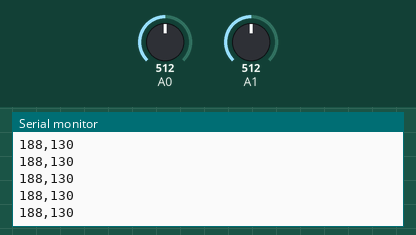
Bench run of a sketch on a simulated Arduino Uno, built with avr-gcc and run on an emulated ATmega328P. On the bench: the last lines printed to the serial monitor. Inputs (shaded band) come from the test bench; at power-on: A0 = 512, A1 = 512.

Above: at 1.2 s.
1.3 s: A0 set to 716
At 1.31 s:
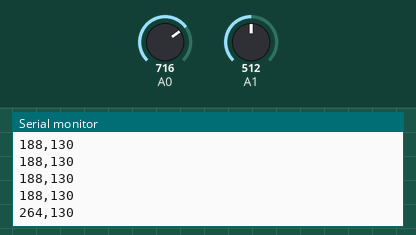
2.8 s: A1 set to 716
At 2.82 s:
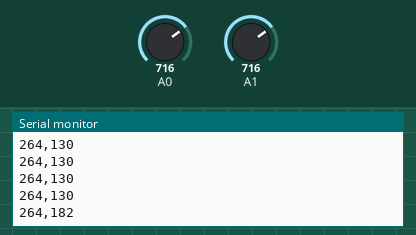
4.3 s: A0 set to 900
At 4.33 s:
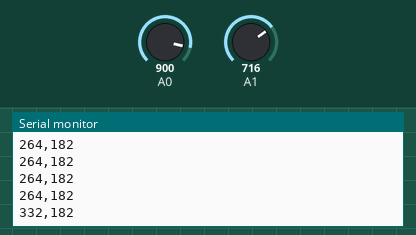
5.8 s: A1 set to 900
At 5.84 s:
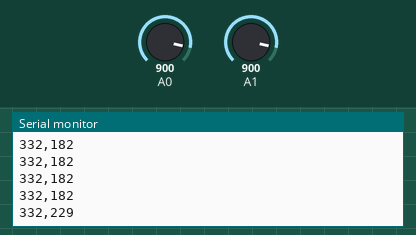
Timing chart, 0 to 8.3 s (numbered marks = the images above; inputs shaded):
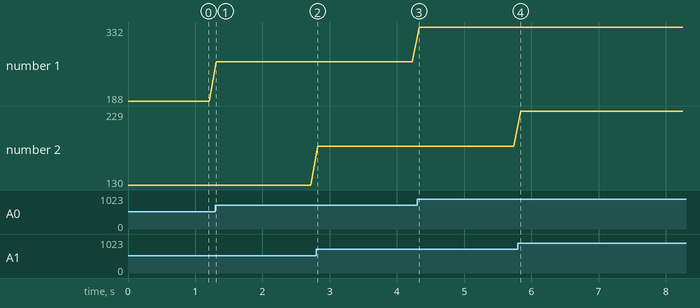

Measured:
- after the input at 1.3 s, the serial monitor: prints a new line at once (image 1)
- after the input at 2.8 s, the serial monitor: prints a new line at once (image 2)
- after the input at 4.3 s, the serial monitor: prints a new line at once (image 3)
- after the input at 5.8 s, the serial monitor: prints a new line at once (image 4)
- plotted number 1: 188 → 264 after the input at 1.3 s, 264 → 332 after the input at 4.3 s
- plotted number 2: 130 → 182 after the input at 2.8 s, 182 → 229 after the input at 5.8 s

The sketch:

Pi_A_Arduino_Code.ino
```cpp
// Chaitanya Pawar
// Date: 3/9/2022
// Description: Capture analogy digital values from a potentiometer and a light
// sensor. The captured data is catloged in various ranges, which will be used
// to compare both sensors values.

void setup() {
  Serial.begin(9600);  // initialize serial communication at 9600 bits per
                       // second
}

void loop() {
  // reads the inport analog pin A0 & A1
  int Poten_Value = analogRead(A0);  // read the input on analog pin 0
  int Light_Value = analogRead(A1);
  // reads the input on analog pin A0 (value between 0 and 1023)

  // Map the values to the range of 0 to 255
  Poten_Value = map(Poten_Value, 0, 691, 0, 255);
  Light_Value = map(Light_Value, 0, 1000, 0, 255);

  // Prints Analog values of the sensor to the serial monitor and provides a
  // range to compare both sensor's values to each other.
  Serial.print(Poten_Value);  // Measures and Sends Potentiometer's exact
                              // analog value in current position
  Serial.print(",");
  Serial.println(Light_Value);
  delay(100);
  /**
  delay(100);
  if (Poten_Value < 50) {                                               //Starts
  mapping values for the potentiometer Serial.println("  Potentiometer Analog
  Value Rage: 0-49"); delay(100); } else if (Poten_Value > 50) {
    Serial.println("  Potentiometer Analog Value Rage: 51-100");
    delay(100);
  }
  Serial.print(Light_Value); //Measures and Sends Light sensor's exact analog
  value in current lighting environment delay(100); if (Light_Value < 200) {
  //Starts mapping values for the light sensor Serial.println("  Light Sensor
  Analog Value Range : 0-200"); delay(100); } else if (Light_Value > 200) {
    Serial.println("  Light Sensor Analog Value Range : 200-600");
    delay(100);
  }
  **/
}
```
